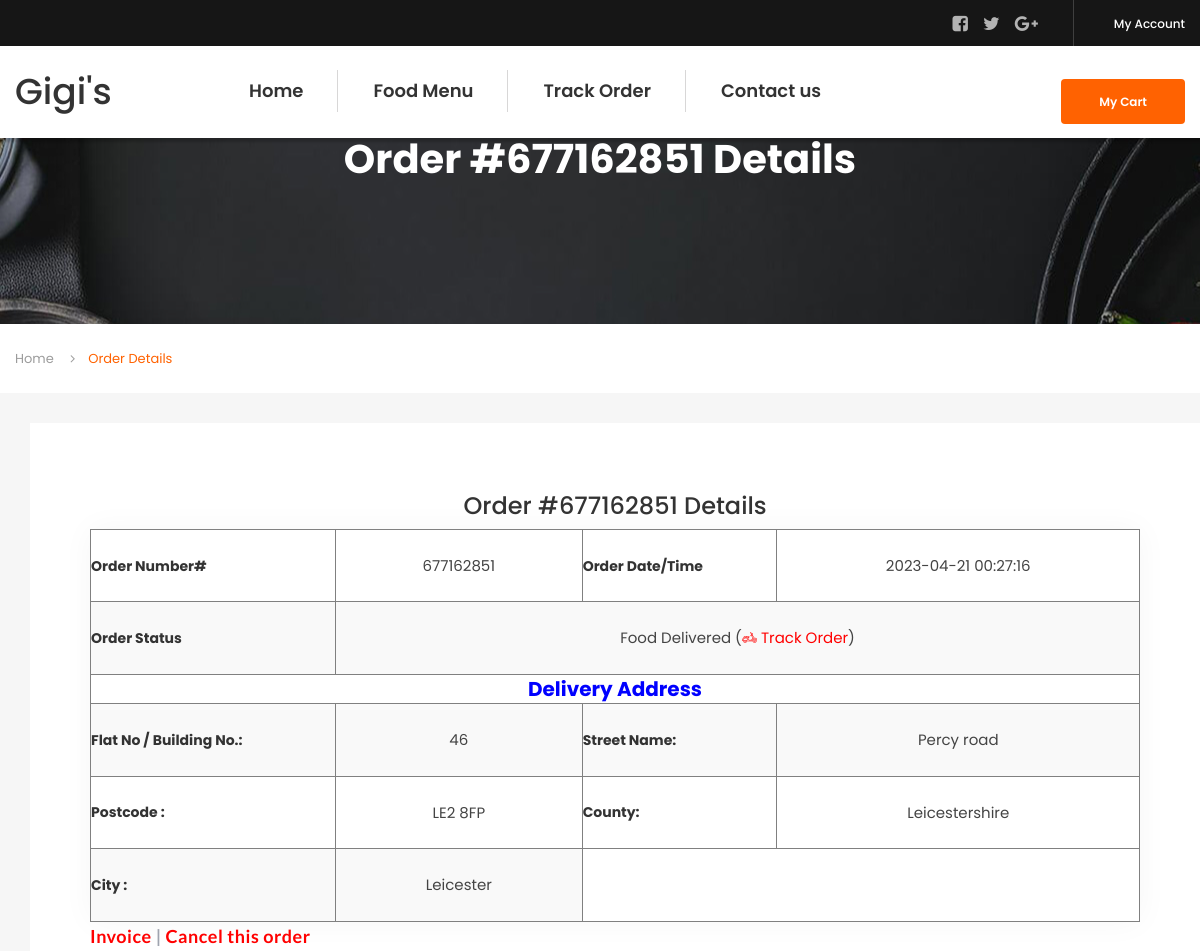
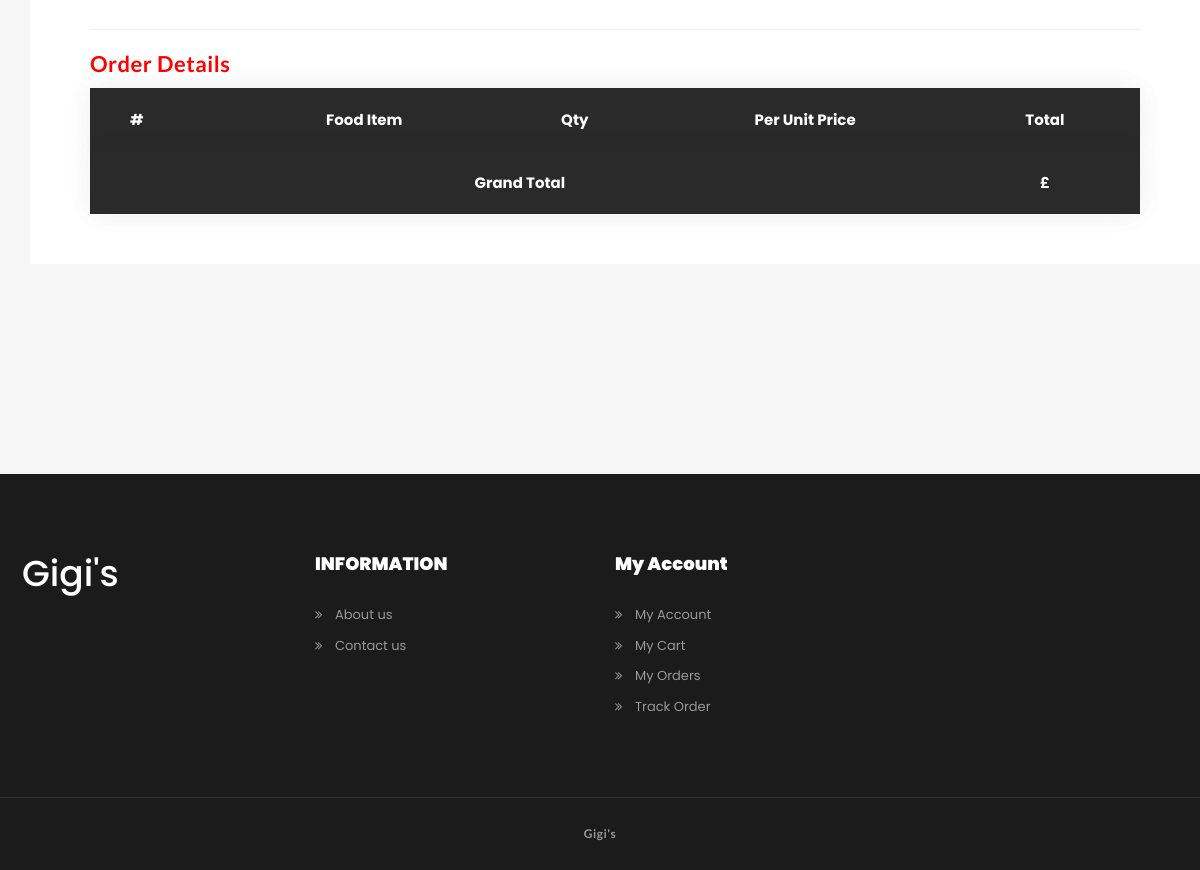
/order-details.php?onumber=677162851 (signed in), run on the app's committed database (2 pictures, top to bottom).
### tables this page shows
CREATE TABLE `tblorderaddresses` (
  `ID` int(11) NOT NULL,
  `UserId` char(100) DEFAULT NULL,
  `Ordernumber` char(100) DEFAULT NULL,
  `Flatnobuldngno` varchar(255) DEFAULT NULL,
  `StreetName` varchar(255) DEFAULT NULL,
  `Postcode` varchar(255) DEFAULT NULL,
  `County` varchar(255) DEFAULT NULL,
  `City` varchar(255) DEFAULT NULL,
  `OrderTime` timestamp NOT NULL DEFAULT current_timestamp(),
  `OrderFinalStatus` varchar(255) DEFAULT NULL
);

### order-details.php (the view, shortened to what this page needs)
<?php
include_once('includes/dbconnection.php');
   if (strlen($_SESSION['fosuid']==0)) {
  header('location:logout.php');
  } else{
?>
<!DOCTYPE html>
<html lang="en">
<head>
    <link rel="stylesheet" href="assets/css/icons.min.css">
    <link rel="stylesheet" href="assets/css/bootstrap.min.css">
    <link rel="stylesheet" href="assets/css/main.css">
    <link rel="stylesheet" href="assets/css/red-color.css">
    <link rel="stylesheet" href="assets/css/yellow-color.css">
    <link rel="stylesheet" href="assets/css/responsive.css">
</head>
<body itemscope>
<?php include_once('includes/header.php');?>
        <section>
            <div class="block">
				<div class="fixed-bg" style="background-image: url(assets/images/topbg.jpg);"></div>
                <div class="page-title-wrapper text-center">
					<div class="col-md-12 col-sm-12 col-lg-12">
						<div class="page-title-inner">
							<h1 itemprop="headline">Order #<?php echo $_GET['onumber'];?> Details</h1>
						</div>
					</div>
                </div>
            </div>
        </section>
        <div class="bread-crumbs-wrapper">
            <div class="container">
                <ol class="breadcrumb">
                    <li class="breadcrumb-item"><a href="index.php" title="" itemprop="url">Home</a></li>
                    <li class="breadcrumb-item active">Order Details</li>
                </ol>
            </div>
        </div>
        <section>
            <div class="block gray-bg bottom-padd210 top-padd30">
                    <div class="container">
                        <div class="row">
                            <div class="col-md-12">
                            <div class="sec-box">
    							<div class="sec-wrapper">
    <div class="col-md-12 col-sm-12 col-lg-12" >
<div class="booking-table">
 <?php
$userid= $_SESSION['fosuid'];
$oid=$_GET['onumber'];
      $query=mysqli_query($con,"select * from  tblorderaddresses  where UserId='$userid' and Ordernumber='$oid'");
              while($row=mysqli_fetch_array($query))
              { ?>
                <h3 align="center">Order #<?php echo $oid;?> Details</h3>
<table border="1" style="padding-left:10%">
<tr>
<th>Order Number#</th>
<td><?php echo $row['Ordernumber'];?></td>
<th>Order Date/Time</th>
<td><?php echo $row['OrderTime']?></td>
</tr>
<tr>
<th>Order Status</th>
<td colspan="3"><?php $status=$row['OrderFinalStatus'];
if($status==''){
 echo "Waiting for Restaurant confirmation";
} else{
echo $status;
}
                                                    ?> (<a href="javascript:void(0);" onClick="popUpWindow('trackorder.php?oid=<?php echo htmlentities($row['Ordernumber']);?>');" title="Track order" style="color:red;"><i class="flaticon-transport"></i> Track Order</a>)</td>
</tr>
<tr>
    <th colspan="4" style="text-align:center;color:blue; font-size:20px;">Delivery Address</th>
</tr>
<tr>
<th>Flat No / Building No.:</th>
<td><?php echo $row['Flatnobuldngno']?></td>
<th>Street Name:</th>
<td> <?php echo $row['StreetName']?></td>
</tr>
<tr>
<th>Postcode :</th>
<td><?php echo $row['Postcode']?></td>
<th>County:</th>
<td><?php echo $row['County']?></td>
</tr>
<tr>
<th>City :</th>
<td><?php echo $row['City']?></td>
</tr>
</table>
   <p style="font-weight:bold; font-size:18px;"><a href="javascript:void(0);" onClick="popUpWindow('invoice.php?oid=<?php echo htmlentities($row['Ordernumber']);?>');" title="Order Invoice" style="color:red">Invoice</a> |
        <a href="javascript:void(0);" onClick="popUpWindow('cancelorder.php?oid=<?php echo htmlentities($row['Ordernumber']);?>');" title="Cancel this order" style="color:red">Cancel this order </a>
    </p>
<?php } ?>
<hr />
<p style="font-size:22px; color:red; font-weight:bold">Order Details</p>
<table>
<thead>
<tr>
    <th>#</th>
    <th>Food Item</th>
    <th>Qty</th>
    <th>Per Unit Price</th>
       <th>Total</th>
</tr>
</thead>
<tbody>
<thead>
<tr>
    <th colspan="4" style="text-align:center;">Grand Total</th>
<th style="text-align:center;">£ <?php echo $grandtotal;?></th>
</tr>
</thead>
</tbody>
</table>
</div>
                                    </div>
    							</div>
                            </div>
                        </div>
                    </div>
                </div>
            </div>
        </section>
    <?php include_once('includes/footer.php');
      ?>
    </main>
</body>
</html>
<?php } ?>

### assets/css/red-color.css (style rules this page uses)
.red-clr, .social1 > a:hover, .social1 > a:focus, .responsive-menu .social1 > a:hover, .responsive-menu .social1 > a:focus, .topbar-register > a:hover, .topbar-register > a:focus, .popular-dish-info > h4 a:hover, .popular-dish-info > h4 a:focus, .featured-restaurant-info > h4 a:hover, .featured-restaurant-info > h4 a:focus, .popular-dish-info > a.red-bg:hover, .popular-dish-info > a.red-bg:focus, .locat-list > li::before, .news-info > h4 a:hover, .news-info > h4 a:focus, .breadcrumb > li.breadcrumb-item.active, .breadcrumb > li.breadcrumb-item a:hover, .breadcrumb > li.breadcrumb-item a:focus, .select-wrp .chosen-container-single .chosen-drop > ul li.result-selected, .select-wrp .chosen-container-single .chosen-drop > ul li.highlighted, .select-wrp .chosen-container-single .chosen-drop > ul li:hover, .mini-post-info > h5 a:hover, .mini-post-info > h5 a:focus, .contact-info-box > p a:hover, .contact-info-box > p a:focus, .sidebar .widget ul li:hover, .sidebar .widget ul li:hover > a, .widget.style2 ul li:hover > span, .sidebar .widget ul li a:focus, .info-meta > span a:hover, .info-meta > span a:focus, .restaurant-detail-tabs > ul > li a:hover, .restaurant-detail-tabs > ul > li.active a, .search-dish > button:hover, .ord-btn > a:hover, .ord-btn > a:focus, .book-table form button:hover, .book-table form button:focus, .post-next-prev > a:hover, .post-next-prev > a:focus, .post-meta > span a:hover, .post-meta > span a:focus, .author-info > h4 a:hover, .author-info > h4 a:focus, .comment-info > h4 a:hover, .comment-info > h4 a:focus, .reply-form button:hover, .reply-form button:focus, .top-restaurant-carousel2 .owl-nav > div:hover, .reservation-tabs-list .nav-tabs > li:hover a, .reservation-tabs-list .nav-tabs > li.active a, .gallery-info-btns > a:hover, .gallery-info-btns > a:focus, .sign-form a:hover, .sign-form a:focus, .yellow-bg .user-info-inner > h5 a:hover, .yellow-bg .user-info-inner > h5 a:focus, .yellow-bg .user-info-inner > span a:hover, .yellow-bg .user-info-inner > span a:focus, .profile-sidebar-inner > ul > li > a:hover, .profile-sidebar-inner > ul > li a:focus, .profile-sidebar-inner > ul > li.active > a, .profile-sidebar-inner > ul > li.active > a:hover, .profile-sidebar-inner > ul > li.active > a:focus, .profile-sidebar-inner > ul > li > a:hover i, .profile-sidebar-inner > ul > li a:focus i, .profile-sidebar-inner > ul > li.active > a i, .profile-sidebar-inner > ul > li a::before, .review-box > h4 a:hover, .review-box > h4 a:focus, .order-info > h4 a:hover, .order-info > h4 a:focus, .post-tags2 > a:hover, .post-tags2 > a:focus, .restaurant-info-inner > h6 a:hover, .restaurant-info-inner > h6 a:focus, .food-featured-post-info > h3 a:hover, .food-featured-post-info > h3 a:focus, .order-detail > h4 a:hover, .order-detail > h4 a:focus, .title1-inner span, .food-types, .get_in_touch ul li i, .widget ul li a:hover, .restaurant-searching-inner > span i, .like-meta, .article-meta > h3 a:hover, .caro-dish-name > span, .dish-meta > span, .uper-meta > h4 a:hover, .food-price, .food-menu-sec > i, .chef-box ul li h5 a:hover, .form-meta > span, .upcoming-event .title1-inner > b, .upcoming-event .countdown > li p, .mini-post-data { color: #ff6201; }

### data on the page
tblorderaddresses: Ordernumber "677162851", OrderTime "2023-04-21 00:27:16", OrderFinalStatus "Food Delivered", Flatnobuldngno "46", StreetName "Percy road", Postcode "LE2 8FP", County "Leicestershire", City "Leicester"

### other printed values
$_GET['onumber'] "677162851"
